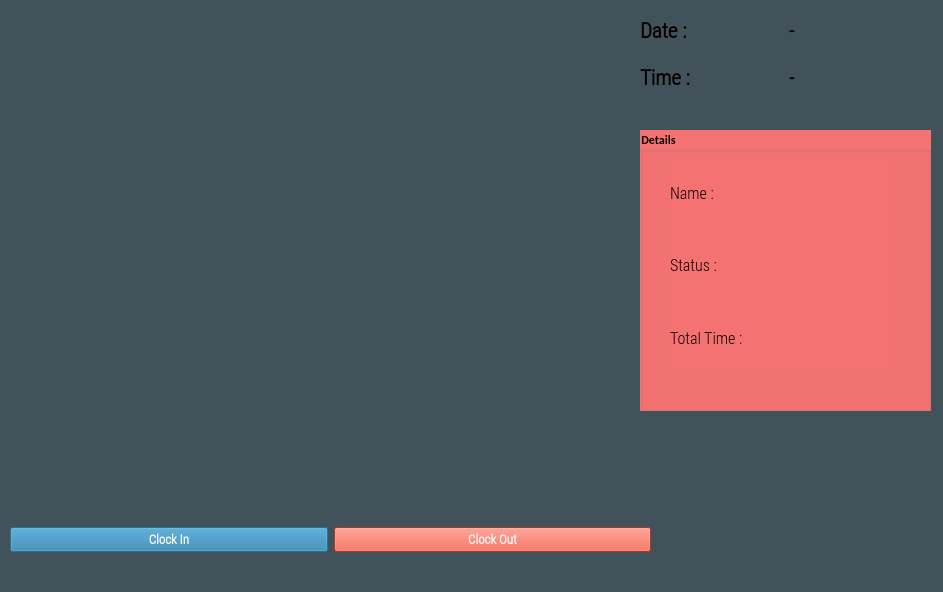
<?xml version="1.0" encoding="UTF-8"?>
<ui version="4.0">
 <class>OutputDialog</class>
 <widget class="QDialog" name="OutputDialog">
  <property name="geometry">
   <rect>
    <x>0</x>
    <y>0</y>
    <width>943</width>
    <height>592</height>
   </rect>
  </property>
  <property name="minimumSize">
   <size>
    <width>0</width>
    <height>0</height>
   </size>
  </property>
  <property name="maximumSize">
   <size>
    <width>1280</width>
    <height>720</height>
   </size>
  </property>
  <property name="font">
   <font>
    <family>Calibri</family>
    <weight>75</weight>
    <bold>true</bold>
   </font>
  </property>
  <property name="windowTitle">
   <string>Face Recognition Attendance Project</string>
  </property>
  <property name="windowIcon">
   <iconset resource="resource.qrc">
    <normaloff>:/icon/icon.png</normaloff>:/icon/icon.png</iconset>
  </property>
  <property name="styleSheet">
   <string notr="true">background-color:#42525B;</string>
  </property>
  <widget class="QLabel" name="imgLabel">
   <property name="geometry">
    <rect>
     <x>10</x>
     <y>20</y>
     <width>601</width>
     <height>480</height>
    </rect>
   </property>
   <property name="minimumSize">
    <size>
     <width>4</width>
     <height>0</height>
    </size>
   </property>
   <property name="maximumSize">
    <size>
     <width>640</width>
     <height>480</height>
    </size>
   </property>
   <property name="text">
    <string/>
   </property>
  </widget>
  <widget class="QWidget" name="horizontalLayoutWidget">
   <property name="geometry">
    <rect>
     <x>10</x>
     <y>500</y>
     <width>641</width>
     <height>80</height>
    </rect>
   </property>
   <layout class="QHBoxLayout" name="horizontalLayout">
    <item>
     <widget class="QPushButton" name="ClockInButton">
      <property name="font">
       <font>
        <family>Roboto Condensed Light</family>
        <pointsize>10</pointsize>
        <weight>75</weight>
        <bold>true</bold>
       </font>
      </property>
      <property name="styleSheet">
       <string notr="true">background-color:#2A7EA8;
color:white;

border-color:white;

</string>
      </property>
      <property name="text">
       <string>Clock In</string>
      </property>
      <property name="checkable">
       <bool>true</bool>
      </property>
     </widget>
    </item>
    <item>
     <widget class="QPushButton" name="ClockOutButton">
      <property name="font">
       <font>
        <family>Roboto Condensed Light</family>
        <pointsize>10</pointsize>
        <weight>75</weight>
        <bold>true</bold>
       </font>
      </property>
      <property name="styleSheet">
       <string notr="true">background-color:#E85039;
color:white;
</string>
      </property>
      <property name="text">
       <string>Clock Out</string>
      </property>
      <property name="checkable">
       <bool>true</bool>
      </property>
     </widget>
    </item>
   </layout>
  </widget>
  <widget class="QWidget" name="gridLayoutWidget">
   <property name="geometry">
    <rect>
     <x>640</x>
     <y>10</y>
     <width>291</width>
     <height>88</height>
    </rect>
   </property>
   <layout class="QGridLayout" name="gridLayout_2">
    <item row="0" column="1">
     <widget class="QLabel" name="Date_Label">
      <property name="font">
       <font>
        <family>Roboto Condensed Light</family>
        <pointsize>15</pointsize>
        <weight>75</weight>
        <bold>true</bold>
       </font>
      </property>
      <property name="styleSheet">
       <string notr="true">color:#0B0000;</string>
      </property>
      <property name="text">
       <string>-</string>
      </property>
     </widget>
    </item>
    <item row="0" column="0">
     <widget class="QLabel" name="label">
      <property name="font">
       <font>
        <family>Roboto Condensed Light</family>
        <pointsize>16</pointsize>
        <weight>75</weight>
        <bold>true</bold>
       </font>
      </property>
      <property name="styleSheet">
       <string notr="true">color:#0B0000;</string>
      </property>
      <property name="text">
       <string>Date :</string>
      </property>
     </widget>
    </item>
    <item row="1" column="1">
     <widget class="QLabel" name="Time_Label">
      <property name="font">
       <font>
        <family>Roboto Condensed Light</family>
        <pointsize>15</pointsize>
        <weight>75</weight>
        <bold>true</bold>
       </font>
      </property>
      <property name="styleSheet">
       <string notr="true">color:#0B0000;</string>
      </property>
      <property name="text">
       <string>-</string>
      </property>
     </widget>
    </item>
    <item row="1" column="0">
     <widget class="QLabel" name="label_2">
      <property name="font">
       <font>
        <family>Roboto Condensed Light</family>
        <pointsize>16</pointsize>
        <weight>75</weight>
        <bold>true</bold>
       </font>
      </property>
      <property name="styleSheet">
       <string notr="true">color:#0B0000;</string>
      </property>
      <property name="text">
       <string>Time :</string>
      </property>
     </widget>
    </item>
   </layout>
  </widget>
  <widget class="QGroupBox" name="groupBox">
   <property name="geometry">
    <rect>
     <x>640</x>
     <y>130</y>
     <width>291</width>
     <height>281</height>
    </rect>
   </property>
   <property name="styleSheet">
    <string notr="true">color:#0B0000;
background-color:#F57272;</string>
   </property>
   <property name="title">
    <string>Details</string>
   </property>
   <widget class="QWidget" name="verticalLayoutWidget">
    <property name="geometry">
     <rect>
      <x>30</x>
      <y>30</y>
      <width>114</width>
      <height>211</height>
     </rect>
    </property>
    <layout class="QVBoxLayout" name="verticalLayout">
     <item>
      <widget class="QLabel" name="label_3">
       <property name="font">
        <font>
         <family>Roboto Condensed Light</family>
         <pointsize>12</pointsize>
         <weight>50</weight>
         <bold>false</bold>
        </font>
       </property>
       <property name="styleSheet">
        <string notr="true"/>
       </property>
       <property name="text">
        <string>Name : </string>
       </property>
      </widget>
     </item>
     <item>
      <widget class="QLabel" name="label_4">
       <property name="font">
        <font>
         <family>Roboto Condensed Light</family>
         <pointsize>12</pointsize>
         <weight>50</weight>
         <bold>false</bold>
        </font>
       </property>
       <property name="text">
        <string>Status :</string>
       </property>
      </widget>
     </item>
     <item>
      <widget class="QLabel" name="label_5">
       <property name="font">
        <font>
         <family>Roboto Condensed Light</family>
         <pointsize>12</pointsize>
         <weight>50</weight>
         <bold>false</bold>
        </font>
       </property>
       <property name="text">
        <string>Total Time : </string>
       </property>
      </widget>
     </item>
    </layout>
   </widget>
   <widget class="QWidget" name="verticalLayoutWidget_2">
    <property name="geometry">
     <rect>
      <x>120</x>
      <y>30</y>
      <width>131</width>
      <height>211</height>
     </rect>
    </property>
    <layout class="QVBoxLayout" name="verticalLayout_2">
     <property name="spacing">
      <number>0</number>
     </property>
     <item>
      <widget class="QLabel" name="NameLabel">
       <property name="font">
        <font>
         <family>Roboto Condensed Light</family>
         <pointsize>12</pointsize>
         <weight>50</weight>
         <bold>false</bold>
        </font>
       </property>
       <property name="text">
        <string/>
       </property>
      </widget>
     </item>
     <item>
      <widget class="QLabel" name="StatusLabel">
       <property name="font">
        <font>
         <family>Roboto Condensed Light</family>
         <pointsize>12</pointsize>
         <weight>50</weight>
         <bold>false</bold>
        </font>
       </property>
       <property name="text">
        <string/>
       </property>
      </widget>
     </item>
     <item>
      <layout class="QHBoxLayout" name="horizontalLayout_2">
       <item>
        <widget class="QLabel" name="HoursLabel">
         <property name="font">
          <font>
           <family>Roboto Condensed Light</family>
           <pointsize>12</pointsize>
           <weight>50</weight>
           <bold>false</bold>
          </font>
         </property>
         <property name="text">
          <string/>
         </property>
        </widget>
       </item>
       <item>
        <widget class="QLabel" name="MinLabel">
         <property name="font">
          <font>
           <family>Roboto Condensed Light</family>
           <pointsize>12</pointsize>
           <weight>50</weight>
           <bold>false</bold>
          </font>
         </property>
         <property name="text">
          <string/>
         </property>
        </widget>
       </item>
      </layout>
     </item>
    </layout>
   </widget>
  </widget>
 </widget>
 <resources>
  <include location="resource.qrc"/>
 </resources>
 <connections/>
</ui>
